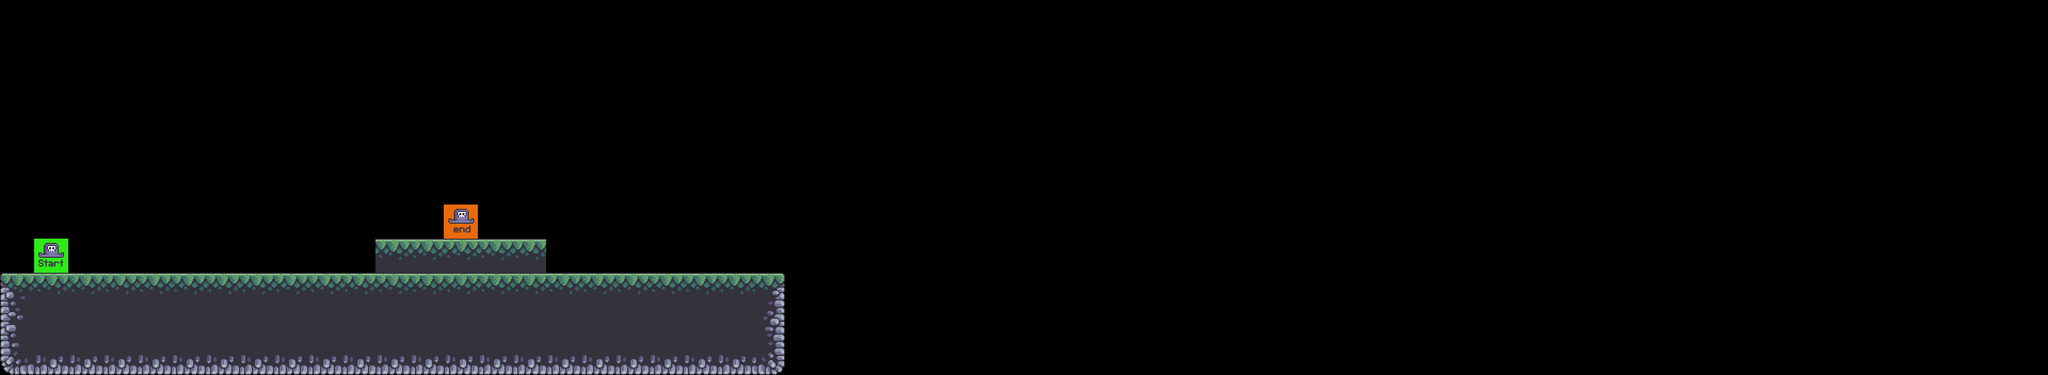

Tiled map render using the project's own tile images. Description and the map definition, with tile-layer contents summarised, below:
An orthogonal 60x11 tile map with 64x64 px tiles, 9 tile layers (coins, bg_palms, grass, crates, ...), 2 tilesets.

<map version="1.9" tiledversion="1.9.2" orientation="orthogonal" renderorder="right-down" width="60" height="11" tilewidth="64" tileheight="64" infinite="0" nextlayerid="10" nextobjectid="1">
 <editorsettings>
  <export target="../5/level_5.csv" format="csv" />
 </editorsettings>
 <tileset firstgid="1" source="../tilesets/terrain_tiles.tsx" />
 <tileset firstgid="17" source="../tilesets/setup_tiles.tsx" />
 <layer id="3" name="coins" width="60" height="11">
  <data>[660 cells, 0 non-empty, 0 distinct tile ids]</data>
 </layer>
 <layer id="4" name="bg_palms" width="60" height="11">
  <data>[660 cells, 0 non-empty, 0 distinct tile ids]</data>
 </layer>
 <layer id="5" name="grass" width="60" height="11">
  <data>[660 cells, 0 non-empty, 0 distinct tile ids]</data>
 </layer>
 <layer id="6" name="crates" width="60" height="11">
  <data>[660 cells, 0 non-empty, 0 distinct tile ids]</data>
 </layer>
 <layer id="1" name="terrain" width="60" height="11">
  <data>[660 cells, 74 non-empty, 9 distinct tile ids]</data>
 </layer>
 <layer id="2" name="player" width="60" height="11">
  <data>[660 cells, 2 non-empty, 2 distinct tile ids]</data>
 </layer>
 <layer id="7" name="enemies" width="60" height="11">
  <data>[660 cells, 0 non-empty, 0 distinct tile ids]</data>
 </layer>
 <layer id="8" name="collision" width="60" height="11">
  <data>[660 cells, 0 non-empty, 0 distinct tile ids]</data>
 </layer>
 <layer id="9" name="fg_palms" width="60" height="11">
  <data>[660 cells, 0 non-empty, 0 distinct tile ids]</data>
 </layer>
</map>
